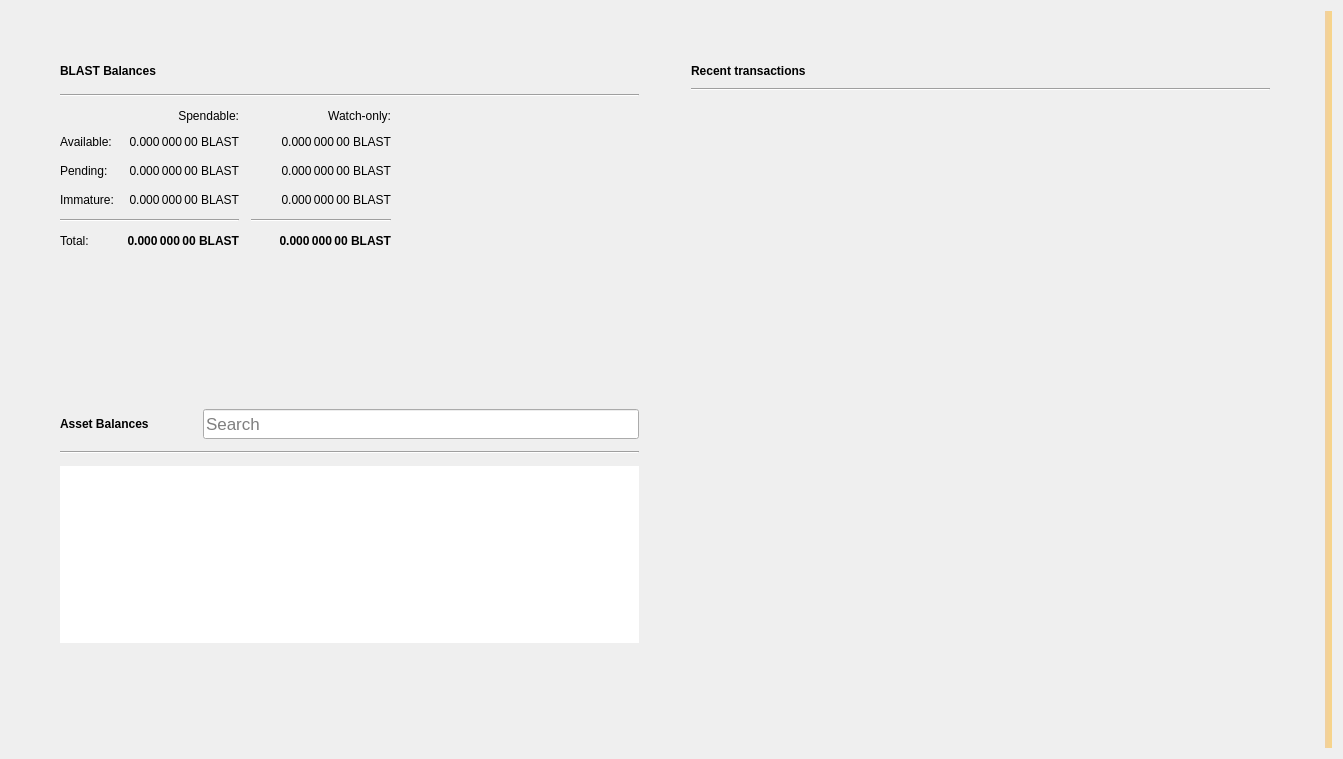
<?xml version="1.0" encoding="UTF-8"?>
<ui version="4.0">
 <class>OverviewPage</class>
 <widget class="QWidget" name="OverviewPage">
  <property name="geometry">
   <rect>
    <x>0</x>
    <y>0</y>
    <width>1343</width>
    <height>759</height>
   </rect>
  </property>
  <property name="windowTitle">
   <string>Form</string>
  </property>
  <property name="autoFillBackground">
   <bool>false</bool>
  </property>
  <layout class="QGridLayout" name="gridLayout_3">
   <item row="0" column="1">
    <layout class="QVBoxLayout" name="verticalLayout_7">
     <property name="spacing">
      <number>0</number>
     </property>
     <property name="leftMargin">
      <number>0</number>
     </property>
     <property name="topMargin">
      <number>0</number>
     </property>
     <property name="rightMargin">
      <number>0</number>
     </property>
     <property name="bottomMargin">
      <number>0</number>
     </property>
     <item>
      <layout class="QHBoxLayout" name="horizontalLayout" stretch="0,0">
       <property name="spacing">
        <number>34</number>
       </property>
       <property name="sizeConstraint">
        <enum>QLayout::SetMaximumSize</enum>
       </property>
       <property name="leftMargin">
        <number>40</number>
       </property>
       <property name="topMargin">
        <number>40</number>
       </property>
       <property name="rightMargin">
        <number>40</number>
       </property>
       <property name="bottomMargin">
        <number>40</number>
       </property>
       <item>
        <layout class="QVBoxLayout" name="verticalLayout_2">
         <property name="spacing">
          <number>34</number>
         </property>
         <property name="rightMargin">
          <number>0</number>
         </property>
         <item>
          <widget class="QFrame" name="frame">
           <property name="sizePolicy">
            <sizepolicy hsizetype="Preferred" vsizetype="Preferred">
             <horstretch>0</horstretch>
             <verstretch>0</verstretch>
            </sizepolicy>
           </property>
           <property name="frameShape">
            <enum>QFrame::NoFrame</enum>
           </property>
           <property name="frameShadow">
            <enum>QFrame::Raised</enum>
           </property>
           <property name="lineWidth">
            <number>10</number>
           </property>
           <layout class="QVBoxLayout" name="verticalLayout_4">
            <property name="spacing">
             <number>12</number>
            </property>
            <item>
             <layout class="QHBoxLayout" name="horizontalLayout_4">
              <item>
               <widget class="QLabel" name="btcBalancesLabel">
                <property name="font">
                 <font>
                  <weight>75</weight>
                  <bold>true</bold>
                 </font>
                </property>
                <property name="text">
                 <string>BLAST Balances</string>
                </property>
               </widget>
              </item>
              <item>
               <widget class="QPushButton" name="labelWalletStatus">
                <property name="enabled">
                 <bool>true</bool>
                </property>
                <property name="maximumSize">
                 <size>
                  <width>30</width>
                  <height>16777215</height>
                 </size>
                </property>
                <property name="toolTip">
                 <string>The displayed information may be out of date. Your wallet automatically synchronizes with the BLAST network after a connection is established, but this process has not completed yet.</string>
                </property>
                <property name="text">
                 <string/>
                </property>
                <property name="icon">
                 <iconset>
                  <normaloff>:/icons/warning</normaloff>
                  <disabledoff>:/icons/warning</disabledoff>:/icons/warning</iconset>
                </property>
                <property name="iconSize">
                 <size>
                  <width>24</width>
                  <height>24</height>
                 </size>
                </property>
                <property name="flat">
                 <bool>true</bool>
                </property>
               </widget>
              </item>
              <item>
               <spacer name="horizontalSpacer_3">
                <property name="orientation">
                 <enum>Qt::Horizontal</enum>
                </property>
                <property name="sizeHint" stdset="0">
                 <size>
                  <width>40</width>
                  <height>20</height>
                 </size>
                </property>
               </spacer>
              </item>
             </layout>
            </item>
            <item>
             <widget class="Line" name="line_2">
              <property name="orientation">
               <enum>Qt::Horizontal</enum>
              </property>
             </widget>
            </item>
            <item>
             <layout class="QGridLayout" name="gridLayout">
              <property name="spacing">
               <number>12</number>
              </property>
              <item row="3" column="2">
               <widget class="QLabel" name="labelWatchImmature">
                <property name="font">
                 <font>
                  <weight>50</weight>
                  <bold>false</bold>
                 </font>
                </property>
                <property name="cursor">
                 <cursorShape>IBeamCursor</cursorShape>
                </property>
                <property name="toolTip">
                 <string>Mined balance in watch-only addresses that has not yet matured</string>
                </property>
                <property name="text">
                 <string notr="true">0.000 000 00 BLAST</string>
                </property>
                <property name="alignment">
                 <set>Qt::AlignRight|Qt::AlignTrailing|Qt::AlignVCenter</set>
                </property>
                <property name="textInteractionFlags">
                 <set>Qt::LinksAccessibleByMouse|Qt::TextSelectableByKeyboard|Qt::TextSelectableByMouse</set>
                </property>
               </widget>
              </item>
              <item row="2" column="3">
               <spacer name="horizontalSpacer_2">
                <property name="orientation">
                 <enum>Qt::Horizontal</enum>
                </property>
                <property name="sizeHint" stdset="0">
                 <size>
                  <width>40</width>
                  <height>20</height>
                 </size>
                </property>
               </spacer>
              </item>
              <item row="1" column="0">
               <widget class="QLabel" name="labelBalanceText">
                <property name="text">
                 <string>Available:</string>
                </property>
               </widget>
              </item>
              <item row="1" column="2">
               <widget class="QLabel" name="labelWatchAvailable">
                <property name="font">
                 <font>
                  <weight>50</weight>
                  <bold>false</bold>
                 </font>
                </property>
                <property name="cursor">
                 <cursorShape>IBeamCursor</cursorShape>
                </property>
                <property name="toolTip">
                 <string>Your current balance in watch-only addresses</string>
                </property>
                <property name="text">
                 <string notr="true">0.000 000 00 BLAST</string>
                </property>
                <property name="alignment">
                 <set>Qt::AlignRight|Qt::AlignTrailing|Qt::AlignVCenter</set>
                </property>
                <property name="textInteractionFlags">
                 <set>Qt::LinksAccessibleByMouse|Qt::TextSelectableByKeyboard|Qt::TextSelectableByMouse</set>
                </property>
               </widget>
              </item>
              <item row="2" column="1">
               <widget class="QLabel" name="labelUnconfirmed">
                <property name="font">
                 <font>
                  <weight>50</weight>
                  <bold>false</bold>
                 </font>
                </property>
                <property name="cursor">
                 <cursorShape>IBeamCursor</cursorShape>
                </property>
                <property name="toolTip">
                 <string>Total of transactions that have yet to be confirmed, and do not yet count toward the spendable balance</string>
                </property>
                <property name="text">
                 <string notr="true">0.000 000 00 BLAST</string>
                </property>
                <property name="alignment">
                 <set>Qt::AlignRight|Qt::AlignTrailing|Qt::AlignVCenter</set>
                </property>
                <property name="textInteractionFlags">
                 <set>Qt::LinksAccessibleByMouse|Qt::TextSelectableByKeyboard|Qt::TextSelectableByMouse</set>
                </property>
               </widget>
              </item>
              <item row="4" column="2">
               <widget class="Line" name="lineWatchBalance">
                <property name="sizePolicy">
                 <sizepolicy hsizetype="Preferred" vsizetype="Fixed">
                  <horstretch>0</horstretch>
                  <verstretch>0</verstretch>
                 </sizepolicy>
                </property>
                <property name="minimumSize">
                 <size>
                  <width>140</width>
                  <height>0</height>
                 </size>
                </property>
                <property name="orientation">
                 <enum>Qt::Horizontal</enum>
                </property>
               </widget>
              </item>
              <item row="0" column="1">
               <widget class="QLabel" name="labelSpendable">
                <property name="text">
                 <string>Spendable:</string>
                </property>
                <property name="alignment">
                 <set>Qt::AlignRight|Qt::AlignTrailing|Qt::AlignVCenter</set>
                </property>
               </widget>
              </item>
              <item row="3" column="0">
               <widget class="QLabel" name="labelImmatureText">
                <property name="text">
                 <string>Immature:</string>
                </property>
               </widget>
              </item>
              <item row="5" column="2">
               <widget class="QLabel" name="labelWatchTotal">
                <property name="font">
                 <font>
                  <weight>75</weight>
                  <bold>true</bold>
                 </font>
                </property>
                <property name="cursor">
                 <cursorShape>IBeamCursor</cursorShape>
                </property>
                <property name="toolTip">
                 <string>Current total balance in watch-only addresses</string>
                </property>
                <property name="text">
                 <string notr="true">0.000 000 00 BLAST</string>
                </property>
                <property name="alignment">
                 <set>Qt::AlignRight|Qt::AlignTrailing|Qt::AlignVCenter</set>
                </property>
                <property name="textInteractionFlags">
                 <set>Qt::LinksAccessibleByMouse|Qt::TextSelectableByKeyboard|Qt::TextSelectableByMouse</set>
                </property>
               </widget>
              </item>
              <item row="4" column="0" colspan="2">
               <widget class="Line" name="line">
                <property name="orientation">
                 <enum>Qt::Horizontal</enum>
                </property>
               </widget>
              </item>
              <item row="0" column="2">
               <widget class="QLabel" name="labelWatchonly">
                <property name="text">
                 <string>Watch-only:</string>
                </property>
                <property name="alignment">
                 <set>Qt::AlignRight|Qt::AlignTrailing|Qt::AlignVCenter</set>
                </property>
               </widget>
              </item>
              <item row="5" column="1">
               <widget class="QLabel" name="labelTotal">
                <property name="font">
                 <font>
                  <weight>75</weight>
                  <bold>true</bold>
                 </font>
                </property>
                <property name="cursor">
                 <cursorShape>IBeamCursor</cursorShape>
                </property>
                <property name="toolTip">
                 <string>Your current total balance</string>
                </property>
                <property name="text">
                 <string notr="true">0.000 000 00 BLAST</string>
                </property>
                <property name="alignment">
                 <set>Qt::AlignRight|Qt::AlignTrailing|Qt::AlignVCenter</set>
                </property>
                <property name="textInteractionFlags">
                 <set>Qt::LinksAccessibleByMouse|Qt::TextSelectableByKeyboard|Qt::TextSelectableByMouse</set>
                </property>
               </widget>
              </item>
              <item row="1" column="1">
               <widget class="QLabel" name="labelBalance">
                <property name="font">
                 <font>
                  <weight>50</weight>
                  <bold>false</bold>
                 </font>
                </property>
                <property name="cursor">
                 <cursorShape>IBeamCursor</cursorShape>
                </property>
                <property name="toolTip">
                 <string>Your current spendable balance</string>
                </property>
                <property name="text">
                 <string notr="true">0.000 000 00 BLAST</string>
                </property>
                <property name="alignment">
                 <set>Qt::AlignRight|Qt::AlignTrailing|Qt::AlignVCenter</set>
                </property>
                <property name="textInteractionFlags">
                 <set>Qt::LinksAccessibleByMouse|Qt::TextSelectableByKeyboard|Qt::TextSelectableByMouse</set>
                </property>
               </widget>
              </item>
              <item row="2" column="0">
               <widget class="QLabel" name="labelPendingText">
                <property name="text">
                 <string>Pending:</string>
                </property>
               </widget>
              </item>
              <item row="5" column="0">
               <widget class="QLabel" name="labelTotalText">
                <property name="text">
                 <string>Total:</string>
                </property>
               </widget>
              </item>
              <item row="3" column="1">
               <widget class="QLabel" name="labelImmature">
                <property name="font">
                 <font>
                  <weight>50</weight>
                  <bold>false</bold>
                 </font>
                </property>
                <property name="cursor">
                 <cursorShape>IBeamCursor</cursorShape>
                </property>
                <property name="toolTip">
                 <string>Mined balance that has not yet matured</string>
                </property>
                <property name="text">
                 <string notr="true">0.000 000 00 BLAST</string>
                </property>
                <property name="alignment">
                 <set>Qt::AlignRight|Qt::AlignTrailing|Qt::AlignVCenter</set>
                </property>
                <property name="textInteractionFlags">
                 <set>Qt::LinksAccessibleByMouse|Qt::TextSelectableByKeyboard|Qt::TextSelectableByMouse</set>
                </property>
               </widget>
              </item>
              <item row="2" column="2">
               <widget class="QLabel" name="labelWatchPending">
                <property name="font">
                 <font>
                  <weight>50</weight>
                  <bold>false</bold>
                 </font>
                </property>
                <property name="cursor">
                 <cursorShape>IBeamCursor</cursorShape>
                </property>
                <property name="toolTip">
                 <string>Unconfirmed transactions to watch-only addresses</string>
                </property>
                <property name="text">
                 <string notr="true">0.000 000 00 BLAST</string>
                </property>
                <property name="alignment">
                 <set>Qt::AlignRight|Qt::AlignTrailing|Qt::AlignVCenter</set>
                </property>
                <property name="textInteractionFlags">
                 <set>Qt::LinksAccessibleByMouse|Qt::TextSelectableByKeyboard|Qt::TextSelectableByMouse</set>
                </property>
               </widget>
              </item>
             </layout>
            </item>
           </layout>
          </widget>
         </item>
         <item>
          <widget class="QWidget" name="assetVerticalSpaceWidget2" native="true">
           <property name="autoFillBackground">
            <bool>false</bool>
           </property>
           <layout class="QVBoxLayout" name="verticalLayout_6">
            <item>
             <spacer name="verticalSpacer_4">
              <property name="orientation">
               <enum>Qt::Vertical</enum>
              </property>
              <property name="sizeHint" stdset="0">
               <size>
                <width>20</width>
                <height>87</height>
               </size>
              </property>
             </spacer>
            </item>
           </layout>
          </widget>
         </item>
         <item>
          <widget class="QFrame" name="assetFrame">
           <property name="autoFillBackground">
            <bool>true</bool>
           </property>
           <property name="frameShape">
            <enum>QFrame::NoFrame</enum>
           </property>
           <property name="frameShadow">
            <enum>QFrame::Plain</enum>
           </property>
           <property name="lineWidth">
            <number>0</number>
           </property>
           <layout class="QVBoxLayout" name="verticalLayout_5">
            <property name="spacing">
             <number>12</number>
            </property>
            <item>
             <layout class="QHBoxLayout" name="assetBalanceHorizontalLayout">
              <item alignment="Qt::AlignVCenter">
               <widget class="QLabel" name="assetBalanceLabel">
                <property name="font">
                 <font>
                  <weight>75</weight>
                  <bold>true</bold>
                 </font>
                </property>
                <property name="text">
                 <string>Asset Balances</string>
                </property>
               </widget>
              </item>
              <item>
               <widget class="QPushButton" name="labelAssetStatus">
                <property name="enabled">
                 <bool>true</bool>
                </property>
                <property name="maximumSize">
                 <size>
                  <width>30</width>
                  <height>16777215</height>
                 </size>
                </property>
                <property name="toolTip">
                 <string>The displayed information may be out of date. Your wallet automatically synchronizes with the BLAST network after a connection is established, but this process has not completed yet.</string>
                </property>
                <property name="text">
                 <string/>
                </property>
                <property name="icon">
                 <iconset>
                  <normaloff>:/icons/warning</normaloff>
                  <disabledoff>:/icons/warning</disabledoff>:/icons/warning</iconset>
                </property>
                <property name="iconSize">
                 <size>
                  <width>24</width>
                  <height>24</height>
                 </size>
                </property>
                <property name="flat">
                 <bool>true</bool>
                </property>
               </widget>
              </item>
              <item alignment="Qt::AlignBottom">
               <widget class="QLineEdit" name="assetSearch">
                <property name="sizePolicy">
                 <sizepolicy hsizetype="Expanding" vsizetype="Preferred">
                  <horstretch>0</horstretch>
                  <verstretch>0</verstretch>
                 </sizepolicy>
                </property>
                <property name="minimumSize">
                 <size>
                  <width>0</width>
                  <height>30</height>
                 </size>
                </property>
                <property name="maximumSize">
                 <size>
                  <width>16777215</width>
                  <height>30</height>
                 </size>
                </property>
                <property name="sizeIncrement">
                 <size>
                  <width>0</width>
                  <height>0</height>
                 </size>
                </property>
                <property name="baseSize">
                 <size>
                  <width>0</width>
                  <height>0</height>
                 </size>
                </property>
                <property name="font">
                 <font>
                  <pointsize>13</pointsize>
                 </font>
                </property>
                <property name="maxLength">
                 <number>32</number>
                </property>
                <property name="frame">
                 <bool>true</bool>
                </property>
                <property name="alignment">
                 <set>Qt::AlignLeading|Qt::AlignLeft|Qt::AlignVCenter</set>
                </property>
                <property name="placeholderText">
                 <string>Search</string>
                </property>
                <property name="clearButtonEnabled">
                 <bool>true</bool>
                </property>
               </widget>
              </item>
             </layout>
            </item>
            <item>
             <widget class="Line" name="assetBalanceLine">
              <property name="orientation">
               <enum>Qt::Horizontal</enum>
              </property>
             </widget>
            </item>
            <item>
             <widget class="QListView" name="listAssets">
              <property name="frameShape">
               <enum>QFrame::NoFrame</enum>
              </property>
              <property name="lineWidth">
               <number>0</number>
              </property>
              <property name="verticalScrollMode">
               <enum>QAbstractItemView::ScrollPerItem</enum>
              </property>
             </widget>
            </item>
            <item>
             <widget class="QWidget" name="assetVerticalSpaceWidget" native="true">
              <property name="autoFillBackground">
               <bool>false</bool>
              </property>
              <layout class="QVBoxLayout" name="verticalLayout">
               <item>
                <spacer name="verticalSpacer_3">
                 <property name="orientation">
                  <enum>Qt::Vertical</enum>
                 </property>
                 <property name="sizeHint" stdset="0">
                  <size>
                   <width>20</width>
                   <height>40</height>
                  </size>
                 </property>
                </spacer>
               </item>
              </layout>
             </widget>
            </item>
           </layout>
          </widget>
         </item>
        </layout>
       </item>
       <item>
        <layout class="QVBoxLayout" name="verticalLayout_3">
         <property name="spacing">
          <number>34</number>
         </property>
         <property name="leftMargin">
          <number>0</number>
         </property>
         <item>
          <widget class="QFrame" name="frame_2">
           <property name="sizePolicy">
            <sizepolicy hsizetype="Preferred" vsizetype="Fixed">
             <horstretch>0</horstretch>
             <verstretch>0</verstretch>
            </sizepolicy>
           </property>
           <property name="frameShape">
            <enum>QFrame::NoFrame</enum>
           </property>
           <property name="frameShadow">
            <enum>QFrame::Plain</enum>
           </property>
           <property name="lineWidth">
            <number>0</number>
           </property>
           <layout class="QGridLayout" name="gridLayout_2">
            <property name="horizontalSpacing">
             <number>12</number>
            </property>
            <item row="0" column="0">
             <layout class="QHBoxLayout" name="horizontalLayout_2">
              <item>
               <widget class="QLabel" name="recentTransactionsLabel">
                <property name="font">
                 <font>
                  <weight>75</weight>
                  <bold>true</bold>
                 </font>
                </property>
                <property name="text">
                 <string>Recent transactions</string>
                </property>
               </widget>
              </item>
              <item>
               <widget class="QPushButton" name="labelTransactionsStatus">
                <property name="enabled">
                 <bool>true</bool>
                </property>
                <property name="maximumSize">
                 <size>
                  <width>30</width>
                  <height>16777215</height>
                 </size>
                </property>
                <property name="toolTip">
                 <string>The displayed information may be out of date. Your wallet automatically synchronizes with the BLAST network after a connection is established, but this process has not completed yet.</string>
                </property>
                <property name="text">
                 <string/>
                </property>
                <property name="icon">
                 <iconset>
                  <normaloff>:/icons/warning</normaloff>
                  <disabledoff>:/icons/warning</disabledoff>:/icons/warning</iconset>
                </property>
                <property name="iconSize">
                 <size>
                  <width>24</width>
                  <height>24</height>
                 </size>
                </property>
                <property name="flat">
                 <bool>true</bool>
                </property>
               </widget>
              </item>
              <item>
               <spacer name="horizontalSpacer">
                <property name="orientation">
                 <enum>Qt::Horizontal</enum>
                </property>
                <property name="sizeHint" stdset="0">
                 <size>
                  <width>40</width>
                  <height>20</height>
                 </size>
                </property>
               </spacer>
              </item>
             </layout>
            </item>
            <item row="2" column="0">
             <widget class="QListView" name="listTransactions">
              <property name="styleSheet">
               <string notr="true">QListView { background: transparent; }</string>
              </property>
              <property name="frameShape">
               <enum>QFrame::NoFrame</enum>
              </property>
              <property name="verticalScrollBarPolicy">
               <enum>Qt::ScrollBarAlwaysOff</enum>
              </property>
              <property name="horizontalScrollBarPolicy">
               <enum>Qt::ScrollBarAlwaysOff</enum>
              </property>
              <property name="selectionMode">
               <enum>QAbstractItemView::NoSelection</enum>
              </property>
             </widget>
            </item>
            <item row="1" column="0">
             <widget class="Line" name="line_3">
              <property name="orientation">
               <enum>Qt::Horizontal</enum>
              </property>
             </widget>
            </item>
           </layout>
          </widget>
         </item>
         <item>
          <spacer name="verticalSpacer_2">
           <property name="orientation">
            <enum>Qt::Vertical</enum>
           </property>
           <property name="sizeHint" stdset="0">
            <size>
             <width>20</width>
             <height>40</height>
            </size>
           </property>
          </spacer>
         </item>
        </layout>
       </item>
      </layout>
     </item>
    </layout>
   </item>
   <item row="0" column="3">
    <widget class="QLabel" name="labelAlerts">
     <property name="visible">
      <bool>true</bool>
     </property>
     <property name="styleSheet">
      <string notr="true">QLabel { background-color: qlineargradient(x1: 0, y1: 0, x2: 1, y2: 0, stop:0 #F0D0A0, stop:1 #F8D488); color:#000000; }</string>
     </property>
     <property name="wordWrap">
      <bool>true</bool>
     </property>
     <property name="margin">
      <number>3</number>
     </property>
     <property name="textInteractionFlags">
      <set>Qt::TextSelectableByMouse</set>
     </property>
    </widget>
   </item>
  </layout>
 </widget>
 <resources/>
 <connections/>
</ui>
